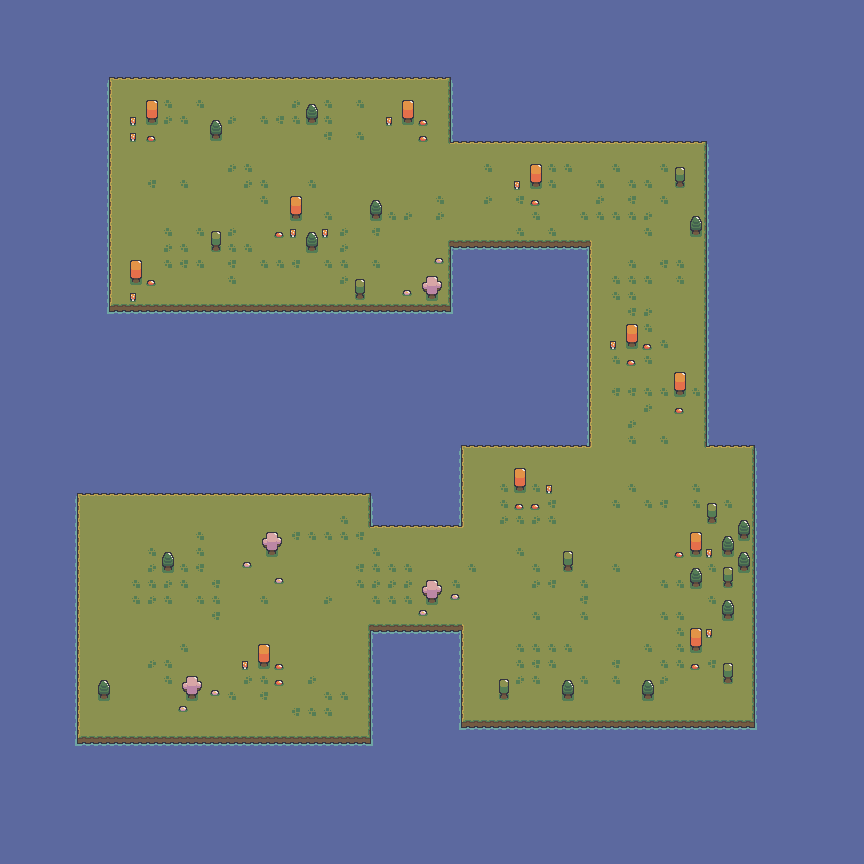

This game map was drawn from its Tiled (.tmx) file and the tilesets committed beside it. A one-line description and the trimmed map source follow:
An orthogonal 54x54 tile map with 16x16 px tiles, 2 tile layers (graphics, decoration_0), 3 tilesets and 142 objects.

<map version="1.2" orientation="orthogonal" renderorder="right-down" width="54" height="54" tilewidth="16" tileheight="16" nextobjectid="33">
  <properties>
    <property name="sw1" value="243" />
    <property name="sw2" value="453" />
    <property name="sw3" value="438" />
    <property name="sw4" value="333" />
    <property name="sw5" value="349" />
    <property name="sw6" value="334" />
  </properties>
  <tileset firstgid="1" name="tileset" columns="15" tilecount="540" tileheight="16" tilewidth="16">
    <image source="tileset/tileset.png" width="240" height="576" />
  </tileset>
  <tileset firstgid="541" name="decoration0" columns="11" tilecount="121" tileheight="16" tilewidth="16">
    <image source="tileset/decoration0.png" width="176" height="176" />
  </tileset>
  <tileset firstgid="662" name="decoration1" columns="15" tilecount="165" tileheight="16" tilewidth="16">
    <image source="tileset/decoration1.png" width="240" height="176" />
  </tileset>
  <layer name="graphics" width="54" height="54">
    <data>[2916 cells, 2916 non-empty, 14 distinct tile ids]</data>
  </layer>
  <layer name="decoration_0" width="54" height="54">
    <data>[2916 cells, 315 non-empty, 16 distinct tile ids]</data>
  </layer>
  <objectgroup name="collidable">
    <object id="32" x="96" y="64">
      <polygon points="0,0 0,256 16,240 16,16 " />
    </object>
    <object id="33" x="96" y="64">
      <polygon points="0,0 368,0 352,16 16,16 " />
    </object>
    <object id="34" x="96" y="320">
      <polygon points="0,0 368,0 352,-16 16,-16 " />
    </object>
    <object id="36" x="464" y="320">
      <polygon points="0,0 0,-64 -16,-80 -16,-16 " />
    </object>
    <object id="38" x="464" y="256">
      <polygon points="0,0 112,0 128,-16 -16,-16 " />
    </object>
    <object id="39" x="592" y="240">
      <polygon points="0,0 -16,16 -16,192 0,208 " />
    </object>
    <object id="40" x="592" y="448">
      <polygon points="0,0 -16,-16 -144,-16 -128,0 " />
    </object>
    <object id="41" x="448" y="432">
      <polygon points="0,0 16,16 16,96 0,80 " />
    </object>
    <object id="42" x="448" y="512">
      <polygon points="0,0 16,16 -80,16 -64,0 " />
    </object>
    <object id="43" x="384" y="512">
      <polygon points="0,0 0,-32 -16,-16 -16,16 " />
    </object>
    <object id="44" x="384" y="480">
      <polygon points="0,0 -320,0 -304,16 -16,16 " />
    </object>
    <object id="45" x="64" y="480">
      <polygon points="0,0 16,16 16,256 0,272 " />
    </object>
    <object id="46" x="64" y="752">
      <polygon points="0,0 320,0 304,-16 16,-16 " />
    </object>
    <object id="47" x="368" y="736">
      <polygon points="0,0 0,-112 16,-96 16,16 " />
    </object>
    <object id="49" x="368" y="624">
      <polygon points="0,0 96,0 80,16 16,16 " />
    </object>
    <object id="50" x="464" y="624">
      <polygon points="0,0 -16,16 -16,112 0,96 " />
    </object>
    <object id="51" x="448" y="736">
      <polygon points="0,0 320,0 304,-16 16,-16 " />
    </object>
    <object id="52" x="768" y="736">
      <polygon points="0,0 0,-304 -16,-288 -16,-16 " />
    </object>
    <object id="53" x="768" y="432">
      <polygon points="0,0 -48,0 -64,16 -16,16 " />
    </object>
    <object id="54" x="720" y="432">
      <polygon points="0,0 -16,16 -16,-288 0,-304 " />
    </object>
    <object id="55" x="704" y="144">
      <polygon points="0,0 -256,0 -240,-16 16,-16 " />
    </object>
    <object id="56" x="448" y="80">
      <polygon points="0,0 0,64 16,48 16,-16 " />
    </object>
    <object id="32" x="147" y="101">
      <polygon points="0,0 10,0 10,22 0,23 " />
    </object>
    <object id="33" x="131" y="261">
      <polygon points="0,0 11,0 11,23 0,23 " />
    </object>
    <object id="34" x="211" y="231">
      <polygon points="0,0 9,0 9,20 1,20 " />
    </object>
    <object id="35" x="209" y="121">
      <polygon points="0,0 12,0 12,18 2,18 " />
    </object>
    <object id="36" x="291" y="196">
      <polygon points="0,0 10,0 10,22 1,23 " />
    </object>
    <object id="37" x="305" y="232">
      <polygon points="0,0 13,1 12,18 2,19 " />
    </object>
    <object id="38" x="306" y="104">
      <polygon points="0,0 12,0 11,19 2,19 " />
    </object>
    <object id="39" x="403" y="100">
      <polygon points="0,0 12,0 10,23 1,24 " />
    </object>
    <object id="40" x="370" y="200">
      <polygon points="0,0 11,1 11,19 1,20 " />
    </object>
    <object id="41" x="356" y="280">
      <polygon points="0,0 9,0 8,19 0,19 " />
    </object>
    <object id="42" x="422" y="277">
      <polygon points="0,0 19,0 19,22 2,21 " />
    </object>
    <object id="43" x="530" y="164">
      <polygon points="0,0 12,1 11,23 1,23 " />
    </object>
    <object id="44" x="676" y="168">
      <polygon points="0,0 10,0 8,19 0,19 " />
    </object>
    <object id="45" x="691" y="216">
      <polygon points="0,0 11,0 9,19 0,18 " />
    </object>
    <object id="46" x="627" y="325">
      <polygon points="0,0 11,0 10,21 1,22 " />
    </object>
    <object id="47" x="675" y="373">
      <polygon points="0,0 12,-1 10,20 1,22 " />
    </object>
    <object id="48" x="708" y="503">
      <polygon points="0,0 9,2 9,19 0,20 " />
    </object>
    <object id="49" x="691" y="534">
      <polygon points="0,0 11,-1 10,21 1,20 " />
    </object>
    <object id="50" x="722" y="537">
      <polygon points="0,0 13,0 12,18 1,19 " />
    </object>
    <object id="51" x="723" y="568">
      <polygon points="0,0 11,0 10,20 1,19 " />
    </object>
    <object id="52" x="690" y="569">
      <polygon points="0,0 11,0 10,18 0,18 " />
    </object>
    <object id="53" x="738" y="520">
      <polygon points="0,0 13,0 11,19 2,20 " />
    </object>
    <object id="54" x="737" y="553">
      <polygon points="0,0 12,0 12,18 3,18 " />
    </object>
    <object id="55" x="722" y="600">
      <polygon points="0,0 12,1 12,20 2,20 " />
    </object>
    <object id="56" x="690" y="628">
      <polygon points="0,0 11,0 11,23 1,22 " />
    </object>
    <object id="57" x="724" y="663">
      <polygon points="0,0 8,0 8,21 0,20 " />
    </object>
    <object id="58" x="642" y="681">
      <polygon points="0,0 10,0 11,18 1,17 " />
    </object>
    <object id="59" x="563" y="681">
      <polygon points="0,0 10,-1 10,17 0,18 " />
    </object>
    <object id="60" x="499" y="680">
      <polygon points="0,0 10,-1 10,19 2,20 " />
    </object>
    <object id="61" x="564" y="551">
      <polygon points="0,0 10,0 8,20 0,20 " />
    </object>
    <object id="62" x="515" y="469">
      <polygon points="0,0 11,0 11,23 0,23 " />
    </object>
    <object id="63" x="261" y="533">
      <polygon points="0,0 21,-1 20,22 2,22 " />
    </object>
    <object id="64" x="162" y="553">
      <polygon points="0,0 12,-1 11,19 1,19 " />
    </object>
    <object id="65" x="98" y="680">
      <polygon points="0,0 12,0 11,19 1,19 " />
    </object>
    <object id="66" x="182" y="678">
      <polygon points="0,0 21,-2 20,21 1,22 " />
    </object>
    <object id="67" x="257" y="645">
      <polygon points="0,0 13,0 12,23 2,22 " />
    </object>
    <object id="33" x="423" y="581">
      <polygon points="0,0 19,0 17,23 0,23 " />
    </object>
  </objectgroup>
  <objectgroup name="bullet_collidable">
    <object id="34" x="0" y="0">
      <polygon points="0,0 -16,-16 -16,880 0,864 " />
    </object>
    <object id="35" x="0" y="864">
      <polygon points="0,0 -16,16 880,16 864,0 " />
    </object>
    <object id="36" x="864" y="864">
      <polygon points="0,0 16,16 16,-880 0,-864 " />
    </object>
    </objectgroup>
  <objectgroup name="player_spawn">
    <!-- 42 objects omitted --></objectgroup>
  <objectgroup name="enemy_spawn">
    <!-- 41 objects omitted --></objectgroup>
  <objectgroup name="camera">
    <!-- 1 objects omitted --></objectgroup>
</map>
<!-- 80 of 142 objects omitted -->
